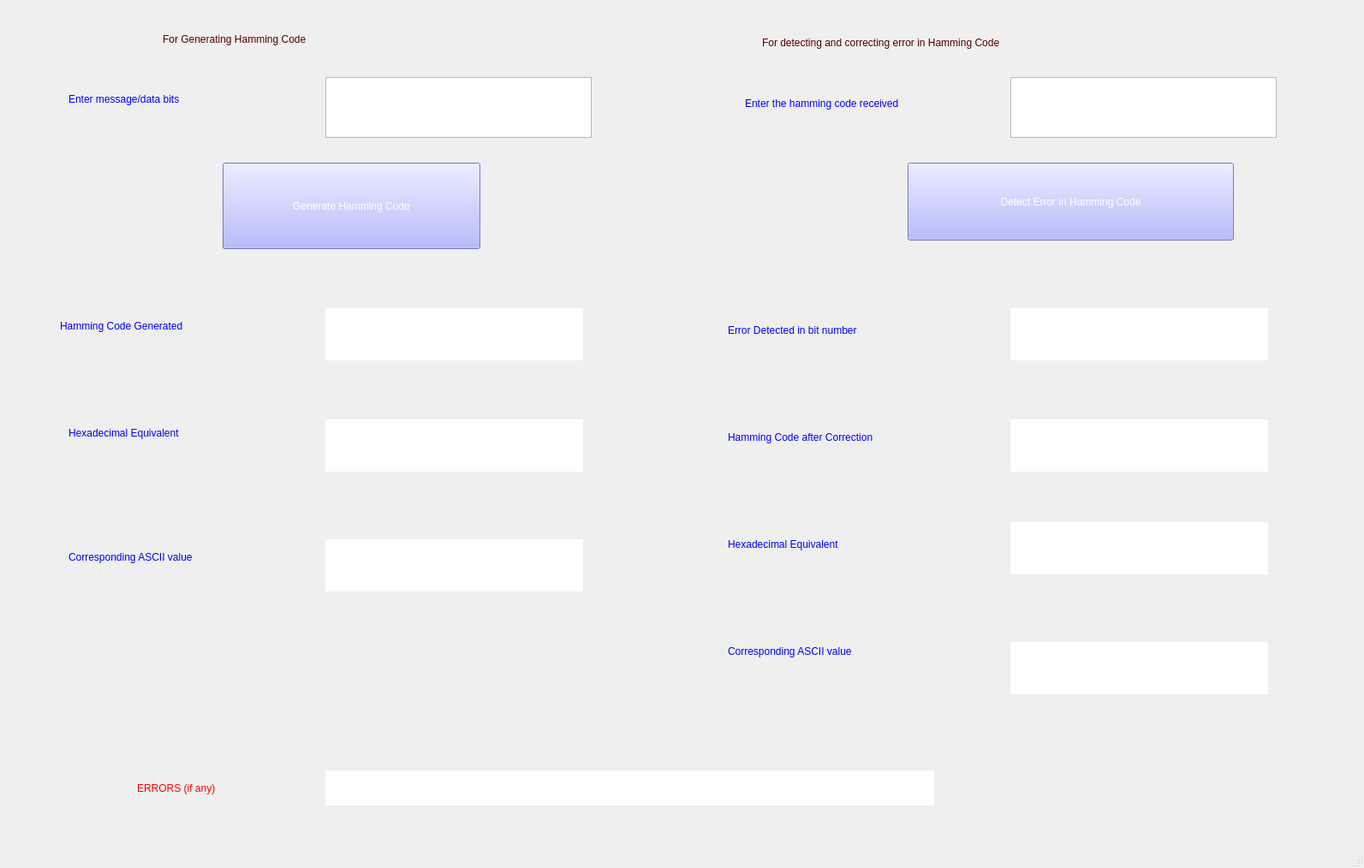
<?xml version="1.0" encoding="UTF-8"?>
<ui version="4.0">
 <class>MainWindow</class>
 <widget class="QMainWindow" name="MainWindow">
  <property name="geometry">
   <rect>
    <x>0</x>
    <y>0</y>
    <width>1593</width>
    <height>1014</height>
   </rect>
  </property>
  <property name="windowTitle">
   <string>MainWindow</string>
  </property>
  <widget class="QWidget" name="centralwidget">
   <widget class="QLabel" name="label">
    <property name="geometry">
     <rect>
      <x>380</x>
      <y>360</y>
      <width>301</width>
      <height>61</height>
     </rect>
    </property>
    <property name="styleSheet">
     <string notr="true">background-color: rgb(255, 255, 255);</string>
    </property>
    <property name="text">
     <string/>
    </property>
   </widget>
   <widget class="QPushButton" name="pushButton">
    <property name="geometry">
     <rect>
      <x>260</x>
      <y>190</y>
      <width>301</width>
      <height>101</height>
     </rect>
    </property>
    <property name="styleSheet">
     <string notr="true">font: 75 14pt &quot;Times New Roman&quot;;
color: rgb(255, 255, 255);
background-color: rgb(161, 166, 255);</string>
    </property>
    <property name="text">
     <string>Generate Hamming Code</string>
    </property>
   </widget>
   <widget class="QLabel" name="label_2">
    <property name="geometry">
     <rect>
      <x>80</x>
      <y>90</y>
      <width>251</width>
      <height>51</height>
     </rect>
    </property>
    <property name="styleSheet">
     <string notr="true">color: rgb(0, 0, 255);
font: 75 12pt &quot;Times New Roman&quot;;</string>
    </property>
    <property name="text">
     <string>Enter message/data bits</string>
    </property>
   </widget>
   <widget class="QTextEdit" name="textEdit">
    <property name="geometry">
     <rect>
      <x>380</x>
      <y>90</y>
      <width>311</width>
      <height>71</height>
     </rect>
    </property>
   </widget>
   <widget class="QLabel" name="label_3">
    <property name="geometry">
     <rect>
      <x>380</x>
      <y>490</y>
      <width>301</width>
      <height>61</height>
     </rect>
    </property>
    <property name="styleSheet">
     <string notr="true">background-color: rgb(255, 255, 255);</string>
    </property>
    <property name="text">
     <string/>
    </property>
   </widget>
   <widget class="QLabel" name="label_4">
    <property name="geometry">
     <rect>
      <x>380</x>
      <y>630</y>
      <width>301</width>
      <height>61</height>
     </rect>
    </property>
    <property name="styleSheet">
     <string notr="true">background-color: rgb(255, 255, 255);</string>
    </property>
    <property name="text">
     <string/>
    </property>
   </widget>
   <widget class="QLabel" name="label_5">
    <property name="geometry">
     <rect>
      <x>80</x>
      <y>480</y>
      <width>251</width>
      <height>51</height>
     </rect>
    </property>
    <property name="styleSheet">
     <string notr="true">color: rgb(0, 0, 255);
font: 75 12pt &quot;Times New Roman&quot;;</string>
    </property>
    <property name="text">
     <string>Hexadecimal Equivalent</string>
    </property>
   </widget>
   <widget class="QLabel" name="label_6">
    <property name="geometry">
     <rect>
      <x>70</x>
      <y>350</y>
      <width>261</width>
      <height>61</height>
     </rect>
    </property>
    <property name="styleSheet">
     <string notr="true">color: rgb(0, 0, 255);
font: 75 12pt &quot;Times New Roman&quot;;</string>
    </property>
    <property name="text">
     <string>Hamming Code Generated</string>
    </property>
   </widget>
   <widget class="QLabel" name="label_7">
    <property name="geometry">
     <rect>
      <x>80</x>
      <y>620</y>
      <width>271</width>
      <height>61</height>
     </rect>
    </property>
    <property name="styleSheet">
     <string notr="true">color: rgb(0, 0, 255);
font: 75 12pt &quot;Times New Roman&quot;;</string>
    </property>
    <property name="text">
     <string>Corresponding ASCII value</string>
    </property>
   </widget>
   <widget class="QLabel" name="label_8">
    <property name="geometry">
     <rect>
      <x>870</x>
      <y>90</y>
      <width>261</width>
      <height>61</height>
     </rect>
    </property>
    <property name="styleSheet">
     <string notr="true">color: rgb(0, 0, 255);
font: 75 12pt &quot;Times New Roman&quot;;</string>
    </property>
    <property name="text">
     <string>Enter the hamming code received</string>
    </property>
   </widget>
   <widget class="QLabel" name="label_9">
    <property name="geometry">
     <rect>
      <x>1180</x>
      <y>750</y>
      <width>301</width>
      <height>61</height>
     </rect>
    </property>
    <property name="styleSheet">
     <string notr="true">background-color: rgb(255, 255, 255);</string>
    </property>
    <property name="text">
     <string/>
    </property>
   </widget>
   <widget class="QLabel" name="label_10">
    <property name="geometry">
     <rect>
      <x>850</x>
      <y>360</y>
      <width>201</width>
      <height>51</height>
     </rect>
    </property>
    <property name="styleSheet">
     <string notr="true">color: rgb(0, 0, 255);
font: 75 12pt &quot;Times New Roman&quot;;</string>
    </property>
    <property name="text">
     <string>Error Detected in bit number</string>
    </property>
   </widget>
   <widget class="QTextEdit" name="textEdit_2">
    <property name="geometry">
     <rect>
      <x>1180</x>
      <y>90</y>
      <width>311</width>
      <height>71</height>
     </rect>
    </property>
   </widget>
   <widget class="QLabel" name="label_11">
    <property name="geometry">
     <rect>
      <x>1180</x>
      <y>610</y>
      <width>301</width>
      <height>61</height>
     </rect>
    </property>
    <property name="styleSheet">
     <string notr="true">background-color: rgb(255, 255, 255);</string>
    </property>
    <property name="text">
     <string/>
    </property>
   </widget>
   <widget class="QLabel" name="label_12">
    <property name="geometry">
     <rect>
      <x>850</x>
      <y>610</y>
      <width>251</width>
      <height>51</height>
     </rect>
    </property>
    <property name="styleSheet">
     <string notr="true">color: rgb(0, 0, 255);
font: 75 12pt &quot;Times New Roman&quot;;</string>
    </property>
    <property name="text">
     <string>Hexadecimal Equivalent</string>
    </property>
   </widget>
   <widget class="QPushButton" name="pushButton_2">
    <property name="geometry">
     <rect>
      <x>1060</x>
      <y>190</y>
      <width>381</width>
      <height>91</height>
     </rect>
    </property>
    <property name="styleSheet">
     <string notr="true">font: 75 14pt &quot;Times New Roman&quot;;
color: rgb(255, 255, 255);
background-color: rgb(161, 166, 255);
</string>
    </property>
    <property name="text">
     <string>Detect Error in Hamming Code</string>
    </property>
   </widget>
   <widget class="QLabel" name="label_13">
    <property name="geometry">
     <rect>
      <x>850</x>
      <y>720</y>
      <width>301</width>
      <height>81</height>
     </rect>
    </property>
    <property name="styleSheet">
     <string notr="true">color: rgb(0, 0, 255);
font: 75 12pt &quot;Times New Roman&quot;;</string>
    </property>
    <property name="text">
     <string>Corresponding ASCII value</string>
    </property>
   </widget>
   <widget class="QLabel" name="label_14">
    <property name="geometry">
     <rect>
      <x>1180</x>
      <y>360</y>
      <width>301</width>
      <height>61</height>
     </rect>
    </property>
    <property name="styleSheet">
     <string notr="true">background-color: rgb(255, 255, 255);</string>
    </property>
    <property name="text">
     <string/>
    </property>
   </widget>
   <widget class="QLabel" name="label_15">
    <property name="geometry">
     <rect>
      <x>850</x>
      <y>470</y>
      <width>311</width>
      <height>81</height>
     </rect>
    </property>
    <property name="styleSheet">
     <string notr="true">color: rgb(0, 0, 255);
font: 75 12pt &quot;Times New Roman&quot;;</string>
    </property>
    <property name="text">
     <string>Hamming Code after Correction</string>
    </property>
   </widget>
   <widget class="QLabel" name="label_16">
    <property name="geometry">
     <rect>
      <x>1180</x>
      <y>490</y>
      <width>301</width>
      <height>61</height>
     </rect>
    </property>
    <property name="styleSheet">
     <string notr="true">background-color: rgb(255, 255, 255);</string>
    </property>
    <property name="text">
     <string/>
    </property>
   </widget>
   <widget class="QLabel" name="label_17">
    <property name="geometry">
     <rect>
      <x>190</x>
      <y>30</y>
      <width>441</width>
      <height>31</height>
     </rect>
    </property>
    <property name="styleSheet">
     <string notr="true">color: rgb(85, 0, 0);
font: 75 14pt &quot;Times New Roman&quot;;</string>
    </property>
    <property name="text">
     <string>For Generating Hamming Code</string>
    </property>
   </widget>
   <widget class="QLabel" name="label_18">
    <property name="geometry">
     <rect>
      <x>890</x>
      <y>29</y>
      <width>591</width>
      <height>41</height>
     </rect>
    </property>
    <property name="styleSheet">
     <string notr="true">color: rgb(85, 0, 0);
font: 75 14pt &quot;Times New Roman&quot;;</string>
    </property>
    <property name="text">
     <string>For detecting and correcting error in Hamming Code</string>
    </property>
   </widget>
   <widget class="QLabel" name="label_19">
    <property name="geometry">
     <rect>
      <x>380</x>
      <y>900</y>
      <width>711</width>
      <height>41</height>
     </rect>
    </property>
    <property name="styleSheet">
     <string notr="true">background-color: rgb(255, 255, 255);</string>
    </property>
    <property name="text">
     <string/>
    </property>
   </widget>
   <widget class="QLabel" name="label_20">
    <property name="geometry">
     <rect>
      <x>160</x>
      <y>890</y>
      <width>181</width>
      <height>61</height>
     </rect>
    </property>
    <property name="styleSheet">
     <string notr="true">color: rgb(255, 0, 0);
font: 75 12pt &quot;Times New Roman&quot;;</string>
    </property>
    <property name="text">
     <string>ERRORS (if any)</string>
    </property>
   </widget>
  </widget>
  <widget class="QMenuBar" name="menubar">
   <property name="geometry">
    <rect>
     <x>0</x>
     <y>0</y>
     <width>1593</width>
     <height>31</height>
    </rect>
   </property>
  </widget>
  <widget class="QStatusBar" name="statusbar"/>
 </widget>
 <resources/>
 <connections/>
</ui>
